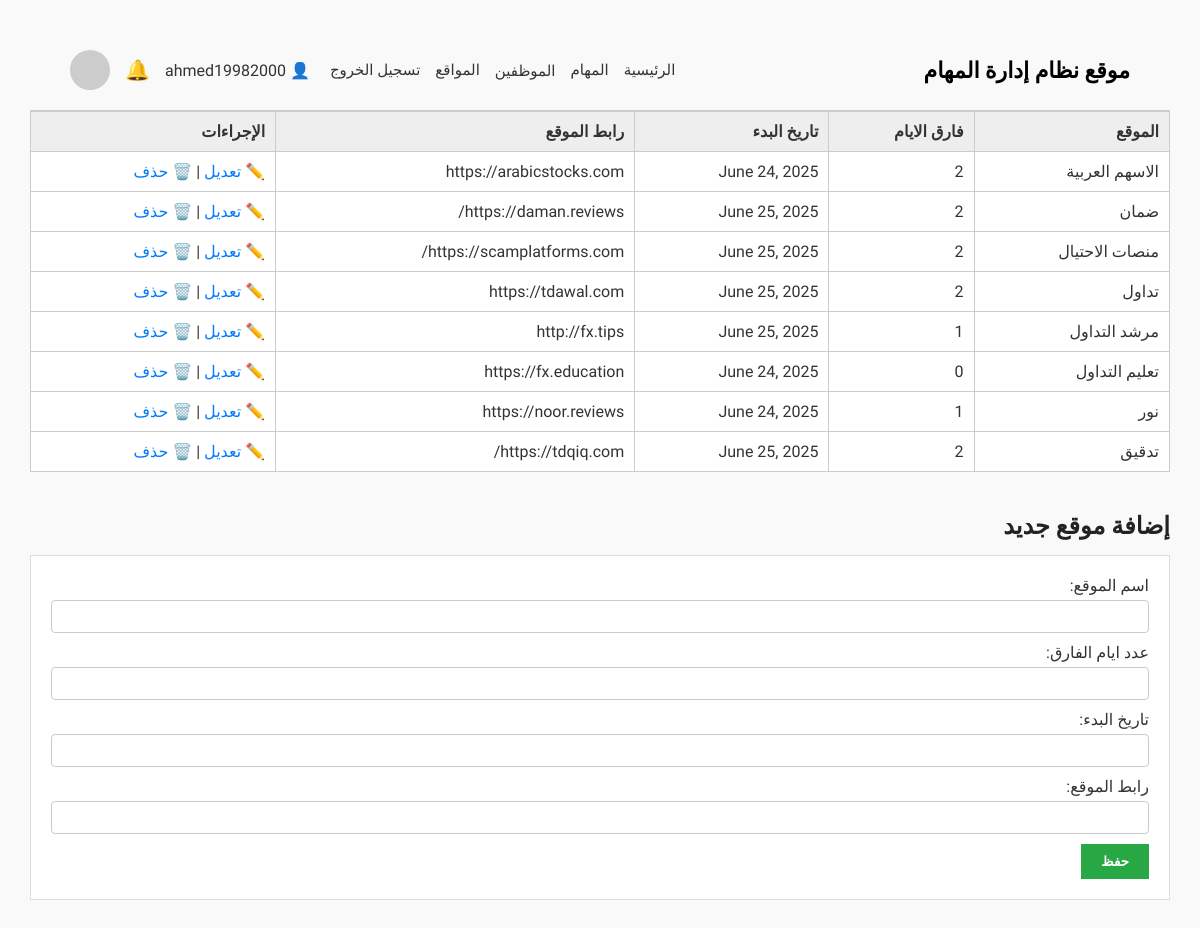
Page /categories/site/ (signed in) on the committed database.
### accounts/models.py (models this page shows)
class Users(AbstractUser):
    ROLE_CHOICES = (
        ('manager', 'Manager'),
        ('employee', 'Employee'),
    )
    role = models.CharField(max_length=10, choices=ROLE_CHOICES, default='employee')
    job_title = models.CharField(max_length=100, blank=True, null=True)

### categories/models.py (models this page shows, shortened)
class Site(models.Model):
    name = models.CharField(max_length=100, verbose_name="اسم الموقع")
    start_date = models.DateField(null=True, blank=True, verbose_name="تاريخ البدء")
    number_of_days = models.PositiveIntegerField(verbose_name="عدد ايام الفارق")
    site_link = models.URLField(max_length=200, verbose_name="رابط الموقع")

### accounts/decorators.py (the view)
        def wrapper(request, *args, **kwargs):
            if not request.user.is_authenticated:
                return redirect('login')
            if not hasattr(request.user, 'role') or request.user.role != role_name:
                return redirect('no_permission')
            return view_func(request, *args, **kwargs)

### categories/forms.py
class SiteForm(forms.ModelForm):
    class Meta:
        model = Site
        fields = ['name', 'number_of_days', 'start_date','site_link']

### categories/views.py (called while the page is built)
@role_required('manager')
def site(request):
    categories = Site.objects.all()
    form = SiteForm(request.POST or None)
    if request.method == 'POST' and form.is_valid():
        form.save()
        return redirect('site')
    return render(request, 'Categories/site.html', {
        'categories': categories,
        'form': form
    })

### templates/Categories/site.html (shortened to what this page needs)
{% extends 'base.html' %}
{% load static %}
{% block extra_css %}
  <link rel="stylesheet" href="{% static 'css/site.css' %}">
{% endblock %}
{% block content %}
<table>
    <thead>
        <tr>
            <th>الموقع</th>
            <th>فارق الايام</th>
            <th>تاريخ البدء </th>
            <th>رابط الموقع</th>
            <th>الإجراءات</th>
        </tr>
    </thead>
    <tbody>
        {% for Site in categories %}
        <tr>
            <td>{{ Site.name }}</td>
            <td>{{ Site.number_of_days }}</td>
            <td>{{ Site.start_date }}</td>
            <td>{{ Site.site_link }}</td>
            <td>
                {% if request.user.role == "manager" %}
                    <a href="{% url 'edit_site' Site.id %}">✏️ تعديل</a> |
                    <a href="{% url 'delete_site' Site.id %}" onclick="return confirm('هل أنت متأكد من الحذف؟');">🗑️ حذف</a>
                {% else %}
                    لا توجد صلاحية
                {% endif %}
            </td>
        </tr>
        {% endfor %}
    </tbody>
</table>
<h2>إضافة موقع جديد</h2>
<form method="post">
    {{ form.as_p }}
    <button type="submit">حفظ</button>
</form>
{% endblock %}

### templates/base.html (shortened to what this page needs)
{% load static %}
<!DOCTYPE html>
<html lang="ar" dir="rtl">
<head>
  <link rel="stylesheet" href="{% static 'css/base.css' %}">
  {% block extra_css %}{% endblock %}
</head>
<body>
  {% include 'includes/header.html' %}
  <main>
    {% block content %}{% endblock %}
  </main>
</body>
</html>

### templates/includes/header.html (shortened to what this page needs)
<header>
  <div class="logo">موقع نظام إدارة المهام</div>
  <div class="user-nav">
    <nav>
      {% if request.user.is_authenticated %}
        {% if request.user.role == "manager" %}
          <a href="/home/dashboard/">الرئيسية</a>
          <a href="/tasks/">المهام</a>
          <div class="dropdown">
            <button class="dropbtn">الموظفين</button>
          </div>
          <a href="/categories/site/">المواقع</a>
        {% elif request.user.role == "employee" %}
          <a href="/home/employee_dashboard/">الرئيسية</a>
          <a href="/tasks/my_tasks/">مهامي</a>
        {% endif %}
        <a href="{% url 'logout' %}">تسجيل الخروج</a>
      {% else %}
        <a href="{% url 'index' %}">تسجيل الدخول</a>
      {% endif %}
    </nav>
    <div style="display: flex; align-items: center; gap: 15px; position: relative;">
      {% if request.user.is_authenticated %}
        <span>👤 {{ request.user.username }}</span>
        <div class="notification-header">
          <div class="notification-icon" onclick="toggleNotifications()">
            🔔
          </div>
        </div>
      {% endif %}
      <img src="https://via.placeholder.com/40" alt="User" style="border-radius: 50%;">
    </div>
  </div>
</header>

### static/css/base.css (style rules this page uses)
* { box-sizing: border-box; margin: 0; padding: 0; direction: rtl; font-family: 'Cairo', sans-serif; }
body { background-color: #fff; color: #333; min-height: 100vh; font-family: 'Cairo', sans-serif; }
header { display: flex; justify-content: space-between; align-items: center; padding: 20px 40px; background-color: #f9f9f9; border-bottom: 1px solid #ccc; }
.logo { font-size: 22px; font-weight: bold; color: #000; }
.user-nav { display: flex; align-items: center; gap: 20px; }
.user-nav nav { display: flex; gap: 15px; position: relative; }
.user-nav nav a { text-decoration: none; color: #333; font-weight: 500; font-size: 15px; transition: color 0.2s; }
.user-nav img { width: 40px; height: 40px; border-radius: 50%; }
.dropdown { position: relative; display: inline-block; }
.dropbtn { background-color: transparent; border: none; font-size: 15px; font-weight: 500; color: #333; cursor: pointer; padding: 0; font-family: inherit; }
.notification-header { position: relative; display: inline-block; }
.notification-icon { cursor: pointer; font-size: 20px; position: relative; }

### static/css/site.css (style rules this page uses)
input, select, textarea { width: 100%; padding: 8px; margin: 5px 0 10px; border: 1px solid #ccc; border-radius: 4px; }
body { font-family: Arial, sans-serif; direction: rtl; padding: 30px; background-color: #f9f9f9; color: #333; }
h1, h2 { color: #222; margin-bottom: 15px; }
table { width: 100%; border-collapse: collapse; margin-bottom: 40px; background-color: #fff; }
th, td { padding: 10px; border: 1px solid #ccc; text-align: right; }
th { background-color: #eee; }
a { color: #007bff; text-decoration: none; }
form { background-color: #fff; padding: 20px; border: 1px solid #ddd; }
button { padding: 10px 20px; background-color: #28a745; color: white; border: none; cursor: pointer; font-weight: bold; }

### rows in the picture
Users: user.username "ahmed19982000"
Site: name "الاسهم العربية", number_of_days "2", start_date "June 24, 2025", site_link "https://arabicstocks.com"
Site: name "ضمان", number_of_days "2", start_date "June 25, 2025", site_link "https://daman.reviews/"
Site: name "منصات الاحتيال", number_of_days "2", start_date "June 25, 2025", site_link "https://scamplatforms.com/"
Site: name "تداول", number_of_days "2", start_date "June 25, 2025", site_link "https://tdawal.com"
Site: name "مرشد التداول", number_of_days "1", start_date "June 25, 2025", site_link "http://fx.tips"
Site: name "تعليم التداول", number_of_days "0", start_date "June 24, 2025", site_link "https://fx.education"
Site: name "نور", number_of_days "1", start_date "June 24, 2025", site_link "https://noor.reviews"
Site: name "تدقيق", number_of_days "2", start_date "June 25, 2025", site_link "https://tdqiq.com/"
